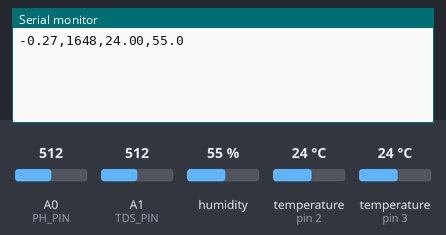
The sketch below on a simulated Arduino Uno, built with avr-gcc and run on an emulated ATmega328P. Parts: the last lines printed to the serial monitor. Inputs (shaded band) come from the test bench; at power-on: humidity 55 %, temperature (sensors on pin 3, pin 2) 24 °C, A0 (PH_PIN) = 512, A1 (TDS_PIN) = 512.

Above: at 1.5 s.
1.6 s: humidity set to 22 %
3.1 s: temperature (sensor on pin 3) set to 12 °C
4.6 s: A0 (PH_PIN) set to 716
At 5.5 s:
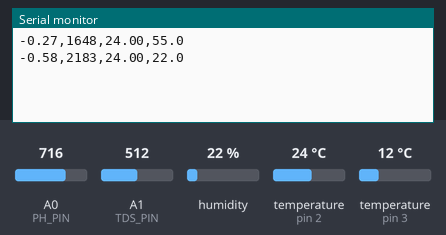
6.1 s: A1 (TDS_PIN) set to 716
7.6 s: temperature (sensor on pin 2) set to 12 °C
At 8.9 s:
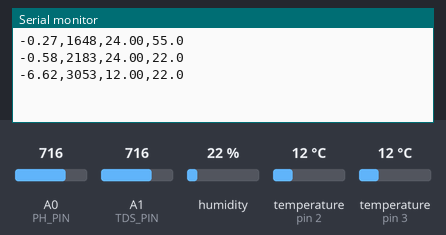

The sketch:

arduino_full.ino
```cpp
#include <DHT.h>
#include <DallasTemperature.h>
#include <OneWire.h>

#define PH_PIN A0
#define TDS_PIN A1
#define DHT_PIN 2
#define WATER_TEMP_PIN 3
#define DHT_TYPE DHT11

const uint16_t LOOP_DELAY_MS = 2000;
const float DEFAULT_COMPENSATION_TEMP_C = 25.0;
const float PH_REFERENCE_TEMP_K = 298.15;

// Replace this with your own TDS calibration factor derived from your reference solution and setup.
const float TDS_CALIBRATION_FACTOR = 645.58;

// Replace these with your own measured pH calibration voltages (pH 7 and pH 4) for your setup.
const float PH_VOLTAGE_PH7 = 1.251;
const float PH_VOLTAGE_PH4 = 1.769;
const float PH_SLOPE = (PH_VOLTAGE_PH4 - PH_VOLTAGE_PH7) / 3.0;
OneWire oneWire(WATER_TEMP_PIN);
DallasTemperature waterTempSensor(&oneWire);
DHT dht(DHT_PIN, DHT_TYPE);

bool isValidWaterTempC(float tempC) {
  return tempC != DEVICE_DISCONNECTED_C && tempC >= -55.0 && tempC <= 125.0;
}

float readWaterTempC() {
  waterTempSensor.requestTemperatures();
  return waterTempSensor.getTempCByIndex(0);
}

float phFromRawCalibrated(int phRaw, float waterTempC) {
  const float voltage = (phRaw * 5.0) / 1023.0;
  const float tempFactor = (waterTempC + 273.15) / PH_REFERENCE_TEMP_K;
  const float compensatedSlope = PH_SLOPE * tempFactor;
  return 7.0 - ((voltage - PH_VOLTAGE_PH7) / compensatedSlope);
}

float tdsFromRawCompensated(int tdsRaw, float waterTempC) {
  const float rawVoltage = (tdsRaw * 5.0) / 1023.0;
  float compensationCoefficient = 1.0 + 0.02 * (waterTempC - 25.0);
  if (compensationCoefficient <= 0.0) compensationCoefficient = 1.0;
  const float compensatedVoltage = rawVoltage / compensationCoefficient;
  return compensatedVoltage * TDS_CALIBRATION_FACTOR;
}

int readAverageRaw(uint8_t pin, uint8_t samples, uint8_t sampleDelayMs = 10) {
  long total = 0;
  for (uint8_t i = 0; i < samples; i++) {
    total += analogRead(pin);
    delay(sampleDelayMs);
  }
  return (int)(total / samples);
}

void setup() {
  Serial.begin(9600);
  waterTempSensor.begin();
  dht.begin();
}

void loop() {
  float waterTemp = readWaterTempC();
  bool waterTempOk = isValidWaterTempC(waterTemp);
  float compensationTempC = waterTempOk ? waterTemp : DEFAULT_COMPENSATION_TEMP_C;

  int phRaw = readAverageRaw(PH_PIN, 20, 20);
  float phValue = phFromRawCalibrated(phRaw, compensationTempC);
  int tdsRaw = readAverageRaw(TDS_PIN, 20);
  float tdsPpm = tdsFromRawCompensated(tdsRaw, compensationTempC);
  float dhtTemp = dht.readTemperature();
  float humidity = dht.readHumidity();
  if (dhtTemp != dhtTemp) dhtTemp = -1.0;
  if (humidity != humidity) humidity = -1.0;

  // Serial output used by Python app: ph,tdsPpm,dhtTemp,humidity
  // DS18B20 water temp is used internally for pH/TDS compensation.
  Serial.print(phValue, 2);
  Serial.print(",");
  Serial.print(tdsPpm, 0);
  Serial.print(",");
  Serial.print(dhtTemp);
  Serial.print(",");
  Serial.println(humidity, 1);

  delay(LOOP_DELAY_MS);
}
```

Measured:
- after the input at 7.6 s, the serial monitor: prints a new line after 0.59 s (image 2)
